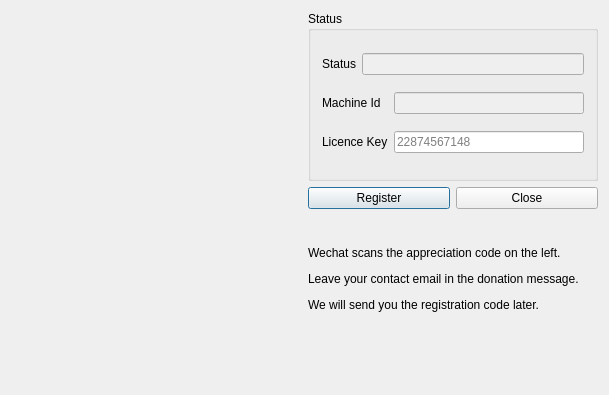
<?xml version="1.0" encoding="UTF-8"?>
<ui version="4.0">
 <class>UserRegisterClass</class>
 <widget class="QDialog" name="UserRegisterClass">
  <property name="geometry">
   <rect>
    <x>0</x>
    <y>0</y>
    <width>609</width>
    <height>395</height>
   </rect>
  </property>
  <property name="maximumSize">
   <size>
    <width>650</width>
    <height>400</height>
   </size>
  </property>
  <property name="windowTitle">
   <string>UserRegister</string>
  </property>
  <layout class="QHBoxLayout" name="horizontalLayout_7">
   <item>
    <layout class="QVBoxLayout" name="verticalLayout">
     <item>
      <layout class="QHBoxLayout" name="horizontalLayout">
       <item>
        <spacer name="horizontalSpacer">
         <property name="orientation">
          <enum>Qt::Horizontal</enum>
         </property>
         <property name="sizeHint" stdset="0">
          <size>
           <width>40</width>
           <height>20</height>
          </size>
         </property>
        </spacer>
       </item>
       <item>
        <widget class="QLabel" name="label_2">
         <property name="text">
          <string/>
         </property>
         <property name="pixmap">
          <pixmap resource="RealCompare.qrc">:/Resources/img/6688.png</pixmap>
         </property>
        </widget>
       </item>
       <item>
        <spacer name="horizontalSpacer_2">
         <property name="orientation">
          <enum>Qt::Horizontal</enum>
         </property>
         <property name="sizeHint" stdset="0">
          <size>
           <width>40</width>
           <height>20</height>
          </size>
         </property>
        </spacer>
       </item>
      </layout>
     </item>
     <item>
      <layout class="QHBoxLayout" name="horizontalLayout_2">
       <item>
        <spacer name="horizontalSpacer_3">
         <property name="orientation">
          <enum>Qt::Horizontal</enum>
         </property>
         <property name="sizeHint" stdset="0">
          <size>
           <width>40</width>
           <height>20</height>
          </size>
         </property>
        </spacer>
       </item>
       <item>
        <widget class="QLabel" name="label">
         <property name="text">
          <string/>
         </property>
         <property name="pixmap">
          <pixmap resource="RealCompare.qrc">:/Resources/img/register.png</pixmap>
         </property>
        </widget>
       </item>
       <item>
        <spacer name="horizontalSpacer_4">
         <property name="orientation">
          <enum>Qt::Horizontal</enum>
         </property>
         <property name="sizeHint" stdset="0">
          <size>
           <width>40</width>
           <height>20</height>
          </size>
         </property>
        </spacer>
       </item>
      </layout>
     </item>
    </layout>
   </item>
   <item>
    <layout class="QVBoxLayout" name="verticalLayout_3">
     <item>
      <widget class="QGroupBox" name="groupBox">
       <property name="enabled">
        <bool>true</bool>
       </property>
       <property name="title">
        <string>Status</string>
       </property>
       <layout class="QGridLayout" name="gridLayout">
        <item row="0" column="0">
         <widget class="QLabel" name="label_5">
          <property name="text">
           <string>Status</string>
          </property>
         </widget>
        </item>
        <item row="0" column="1" colspan="2">
         <widget class="QLineEdit" name="status">
          <property name="enabled">
           <bool>false</bool>
          </property>
          <property name="readOnly">
           <bool>true</bool>
          </property>
         </widget>
        </item>
        <item row="1" column="0" colspan="2">
         <widget class="QLabel" name="label_3">
          <property name="text">
           <string>Machine Id</string>
          </property>
         </widget>
        </item>
        <item row="1" column="2">
         <widget class="QLineEdit" name="machineId">
          <property name="enabled">
           <bool>false</bool>
          </property>
          <property name="readOnly">
           <bool>true</bool>
          </property>
         </widget>
        </item>
        <item row="2" column="0" colspan="2">
         <widget class="QLabel" name="label_4">
          <property name="text">
           <string>Licence Key</string>
          </property>
         </widget>
        </item>
        <item row="2" column="2">
         <widget class="QLineEdit" name="licenceKey">
          <property name="maxLength">
           <number>35</number>
          </property>
          <property name="placeholderText">
           <string>22874567148</string>
          </property>
         </widget>
        </item>
       </layout>
      </widget>
     </item>
     <item>
      <layout class="QHBoxLayout" name="horizontalLayout_5">
       <item>
        <widget class="QPushButton" name="registerBt">
         <property name="text">
          <string>Register</string>
         </property>
        </widget>
       </item>
       <item>
        <widget class="QPushButton" name="clostBt">
         <property name="text">
          <string>Close</string>
         </property>
        </widget>
       </item>
      </layout>
     </item>
     <item>
      <widget class="QLabel" name="label_6">
       <property name="text">
        <string>&lt;html&gt;&lt;head/&gt;&lt;body&gt;&lt;p&gt;Wechat scans the appreciation code on the left.&lt;/p&gt;&lt;p&gt;Leave your contact email in the donation message.&lt;/p&gt;&lt;p&gt;We will send you the registration code later.&lt;/p&gt;&lt;p&gt;&lt;br/&gt;&lt;/p&gt;&lt;/body&gt;&lt;/html&gt;</string>
       </property>
      </widget>
     </item>
    </layout>
   </item>
  </layout>
 </widget>
 <layoutdefault spacing="6" margin="11"/>
 <resources>
  <include location="RealCompare.qrc"/>
 </resources>
 <connections>
  <connection>
   <sender>clostBt</sender>
   <signal>clicked()</signal>
   <receiver>UserRegisterClass</receiver>
   <slot>close()</slot>
   <hints>
    <hint type="sourcelabel">
     <x>617</x>
     <y>220</y>
    </hint>
    <hint type="destinationlabel">
     <x>632</x>
     <y>256</y>
    </hint>
   </hints>
  </connection>
  <connection>
   <sender>registerBt</sender>
   <signal>clicked()</signal>
   <receiver>UserRegisterClass</receiver>
   <slot>slot_register()</slot>
   <hints>
    <hint type="sourcelabel">
     <x>416</x>
     <y>220</y>
    </hint>
    <hint type="destinationlabel">
     <x>437</x>
     <y>235</y>
    </hint>
   </hints>
  </connection>
 </connections>
 <slots>
  <slot>slot_register()</slot>
 </slots>
</ui>
